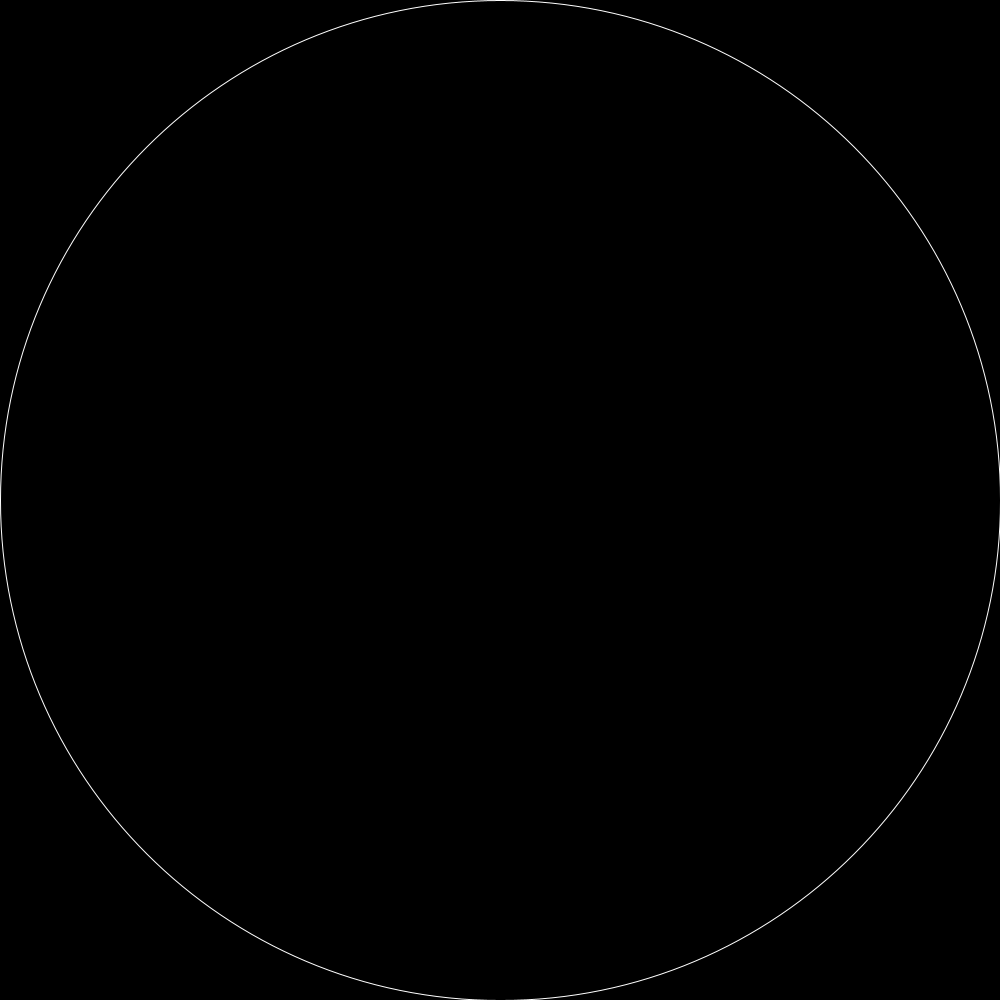
Frame 1 (no input)
Frame 60 (the mouse pressed at the canvas centre just before this capture): identical to frame 1, image omitted
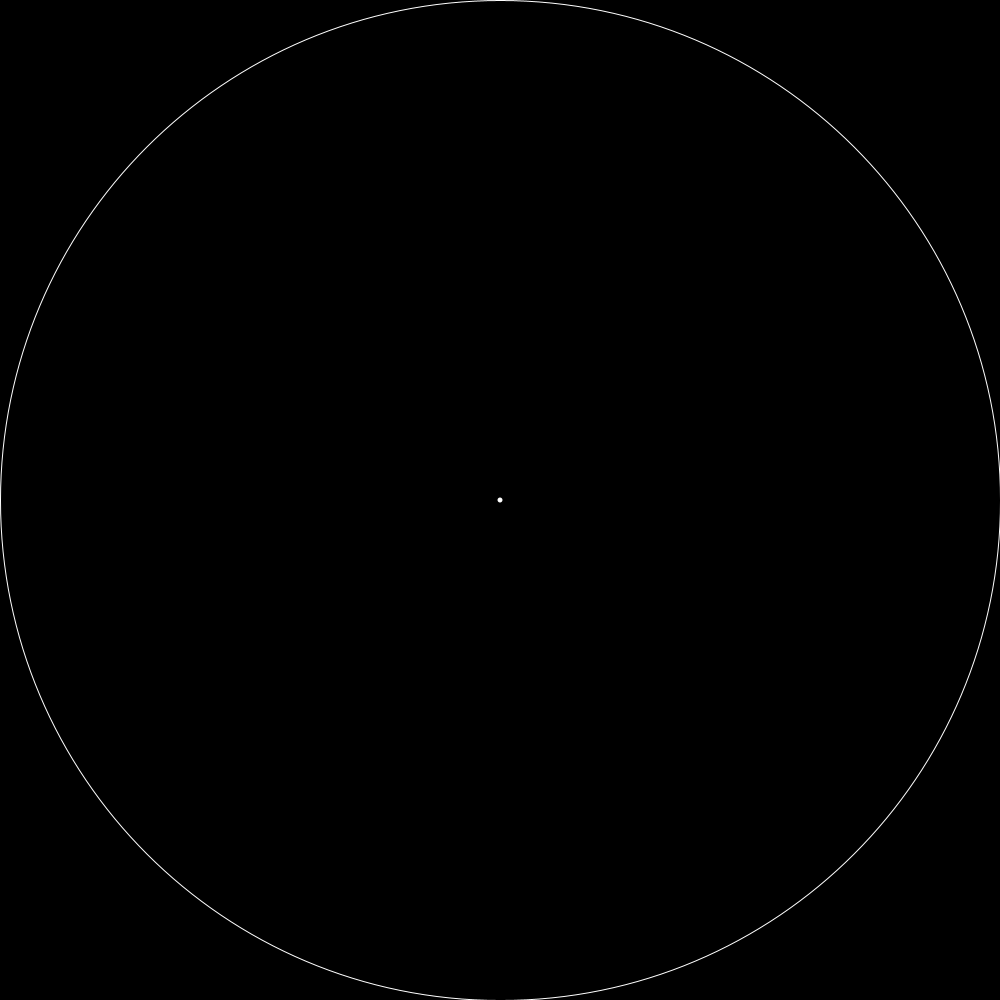
Frame 120 (the mouse held since frame 60 and released just before this capture)

The Processing sketch that drew these frames (run headless with seeded random() and noise(); from frame 60 on, the mouse is pressed at the canvas centre):

// Processing sketch: monty_carlo
// ── monty_carlo.pde
ArrayList<rp>points = new ArrayList();
PVector center;
drawing d = new drawing();
tracing t = new tracing();
boolean startTrace = false;

void setup(){
  size(1000,1000);
  center = new PVector(width/2,height/2);
}

void draw(){
  background(0);
  noFill();
  stroke(255);
  ellipse(center.x, center.y, width, height);
  d.display();
  for(rp p:points){
    if(p.in){
      fill(255);
    }else{
      fill(100);
    }
    noStroke();
    ellipse(p.pos.x,p.pos.y,5,5);
  }
}

void mousePressed(){
  if(dist(center.x,center.y,mouseX,mouseY)<500){
    d.addPoint(new PVector(mouseX,mouseY));
    d.createLine();
  }
}
void keyPressed(){
  startTrace = true;
  for(int i = 0;i < 10000;i++){
    float rx = random(width);
    float ry = random(height);
    if(dist(center.x,center.y,rx,ry)<500){
      points.add(new rp(new PVector(rx,ry)));
    }else{
      i--;
    }
  }
  t.check();
  float areaOfCircle = PI * pow(500,2);
  println("area of the circle is " + areaOfCircle + " pixel squared");
  float valuePerP = areaOfCircle/points.size();
  int numIn = 0;
  for(rp p:points){
    if(p.in){
      numIn++;
    }
  }
  println("area of drawn shape is " + valuePerP*numIn + " pixel squared");
}
// ── lines.pde
class lineS{
  PVector start;
  PVector end;
  lineS(PVector s,PVector e){
    start = s;
    end = e;
  }
}
// ── points.pde
class rp{
  boolean checked = false;
  boolean in = false;
  PVector pos;
  rp(PVector p){
    pos = p;
  }
}
// ── ray.pde
class ray{
  PVector start;
  PVector end;
  int interceptN = 0;
  ray(PVector s,PVector e){
    start = s;
    end = e;
  }
}
// ── ray_tracing.pde
class tracing{
  tracing(){
    
  }
  void check(){
    for(rp p:points){
      if(!p.checked){
        ray r = new ray(new PVector(0,0),new PVector(p.pos.x,p.pos.y));
        for(lineS l:d.lines){
          if(lineLine(l.start,l.end,r.start,r.end)){
            r.interceptN++;
            p.checked = true;
          }
        }
        println("num of intercepts is " + r.interceptN);
        if(r.interceptN%2==1){
          p.in = true;
        }
      }
    }
  }
  boolean lineLine(PVector p1,PVector p2,PVector p3,PVector p4) {
    float uA = ((p4.x-p3.x)*(p1.y-p3.y) - (p4.y-p3.y)*(p1.x-p3.x)) / ((p4.y-p3.y)*(p2.x-p1.x) - (p4.x-p3.x)*(p2.y-p1.y));
    float uB = ((p2.x-p1.x)*(p1.y-p3.y) - (p2.y-p1.y)*(p1.x-p3.x)) / ((p4.y-p3.y)*(p2.x-p1.x) - (p4.x-p3.x)*(p2.y-p1.y));
    if (uA >= 0 && uA <= 1 && uB >= 0 && uB <= 1) {
      return true;
    }
    return false;
  }
}
// ── shape.pde
class drawing{
  ArrayList<lineS>lines = new ArrayList();
  ArrayList<PVector>points = new ArrayList();
  drawing(){
    
  }
  void addPoint(PVector p){
    points.add(p);
  }
  void display(){
    for(PVector p:points){
      fill(255);
      noStroke();
      ellipse(p.x,p.y,5,5);
    }
    for(lineS l:lines){
      stroke(255);
      strokeWeight(1);
      line(l.start.x,l.start.y,l.end.x,l.end.y);
    }
  }
  void createLine(){
    lines = new ArrayList();
    PVector prev = new PVector(0,0);
    if(points.size()!=0){
      prev = points.get(points.size()-1);
    }
    for(PVector p:points){
      if(points.size()!=0){
        lines.add(new lineS(prev,p));
        prev = new PVector(p.x,p.y);
      }
    }
  }
  void clearPoints(){
    lines = new ArrayList();
    points = new ArrayList();
  }
}
